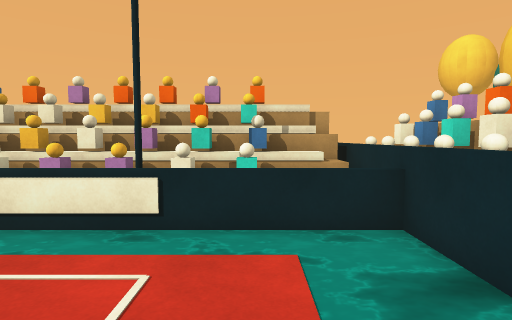
[1] (above)

12 first-person views from a walk through a 3-D level made in the Unity game engine. The camera is 1.4 m above the floor, tilts 4° down and sees 80° across. The floor is counted in squares, 1 m on a side. Each view is taken from the middle of a square. On the plan, view 1 faces up. The plan holds only what a view shows up to about 14 squares ahead; the rest is blank. The place goes on beyond the plan. The player is left out. Surface patterns are stand-ins for the level's own textures.

[2]
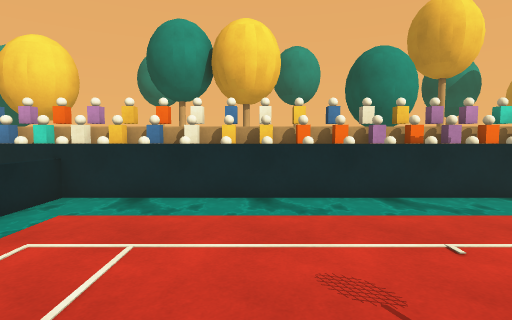

[3]
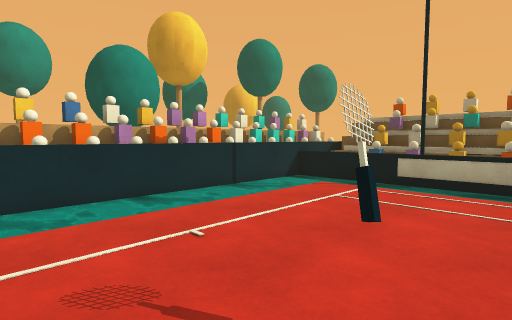

[4]
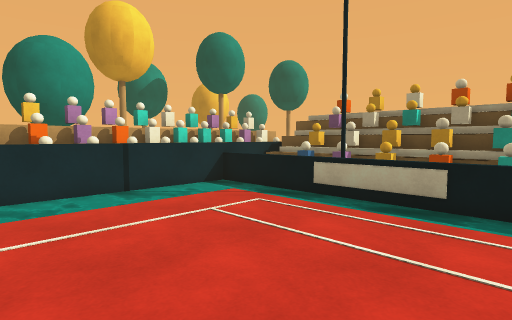

[5]
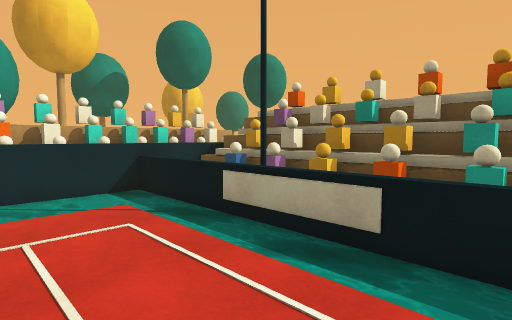

[6]
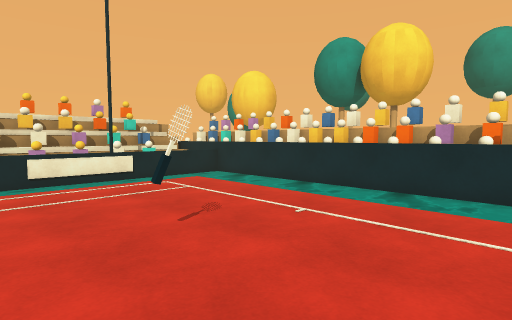

[7]
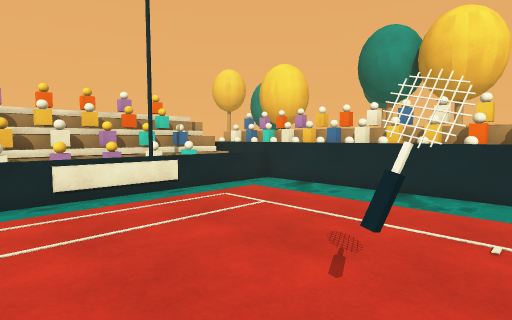

[8]
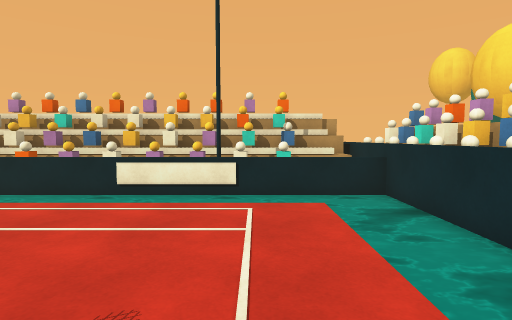

[9]
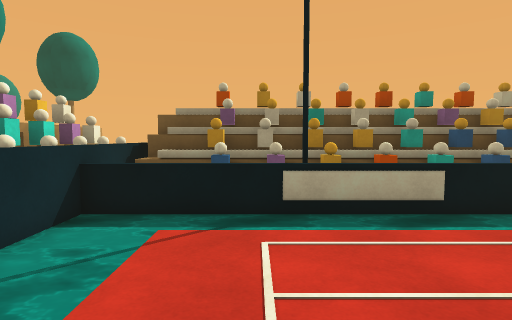

[10]
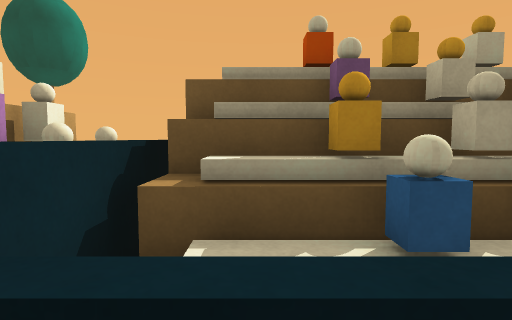

[11]
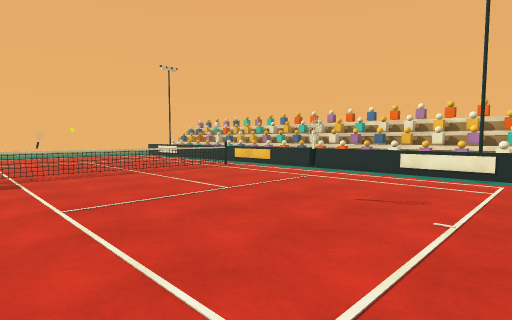

[12]
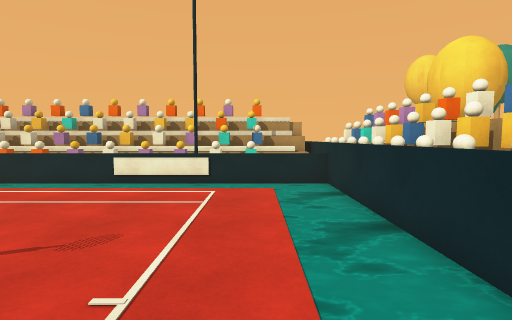

### Floor plan
Key: @ floor where view 1 was taken; # wall or solid block; . main floor; : floor 0.5 m higher than the main floor; = window, fence, low wall or low ledge; ~ water the walk can cross; ≈ water the walk keeps out of; ^ raised ledge; O other object.
Columns run from 6 left of view 1 to 5 right of it. Each row starts with its distance up from view 1.
 10            #
  9  ########OO#
  8 ##OOO#### O#
  7 OOOOOOO^#OO#
  6 OOOO#OO # O#
  5 ≈≈===≈≈≈# O#
  4 ~~~~~~~~≈OO#
  3 .......~≈OO#
  2 .......~≈ O#
  1 .......~≈ O#
  0 ......@~≈ O#
 -1 .......~≈OO#
 -2 ..O....~≈ O#
 -3 .......~≈ O#
 -4 .......~≈OO#
 -5 .......~≈OO#
 -6 .......~≈OO#
 -7 .......~≈ O#
 -8 .......~≈ O#
 -9 ~~~~~~~~≈ O#
-10 ≈≈===≈≈≈#OO#
-11 OOOO#OO:# O#
-12 OOOOOOO^#OO#
-13 ######### O#
-14  ########OO#
-15            #

Where each view was taken, in squares from view 1:
view 1: 0 up, 0 right, facing up
view 2: 0 up, 5 left, facing right
view 3: 0 up, 5 left, facing down-right
view 4: 3 down, 6 left, facing down-right
view 5: 6 down, 6 left, facing down-right
view 6: 6 down, 6 left, facing up-right
view 7: 3 down, 6 left, facing up-right
view 8: 3 down, 1 left, facing up
view 9: 4 down, 1 left, facing down
view 10: 9 down, 1 right, facing down
view 11: 8 down, 0 right, facing up-left
view 12: 5 down, 0 right, facing up
